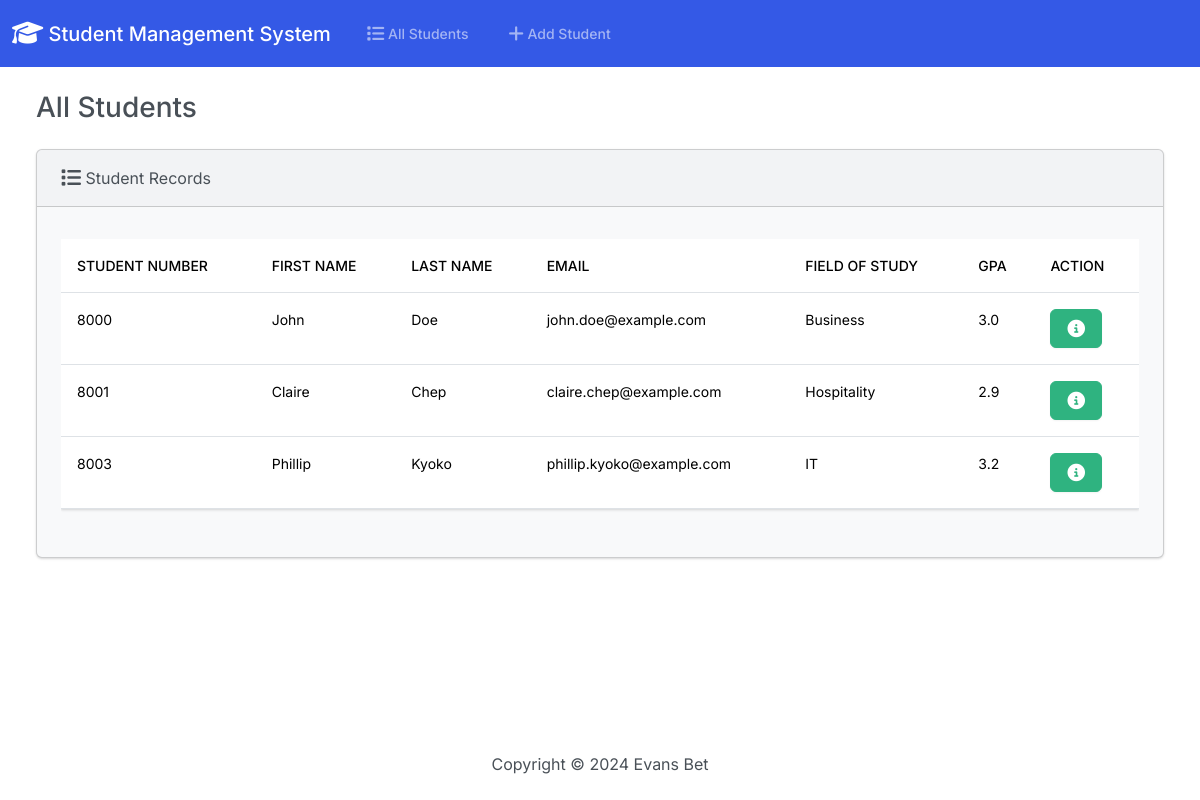
The page / on the database its author committed.
### students/models.py (models this page shows, shortened)
class Student(models.Model):
    student_number = models.PositiveIntegerField()
    first_name = models.CharField(max_length=50)
    last_name = models.CharField(max_length=50)
    email = models.EmailField(max_length=100)
    field_of_study = models.CharField(max_length=50)
    gpa = models.FloatField()

### students/views.py (the view)
# urls.py: path('', views.index, name='index'),
def index(request):
    return render(request, 'students/index.html',{
        'students': Student.objects.all()
    })

### students/templates/students/index.html (shortened to what this page needs)
{% load static %}
<!DOCTYPE html>
<html lang="en">
 <head>
     <link rel="stylesheet" href="https://cdnjs.cloudflare.com/ajax/libs/font-awesome/6.5.2/css/all.min.css" />
     <link href="{% static 'css/bootstrap.min.css' %}" rel="stylesheet">
 </head>
<body class="d-flex flex-column min-vh-100">
<nav class="navbar navbar-expand-lg bg-primary" data-bs-theme="dark">
  <div class="container-fluid">
    <a class="navbar-brand" href="{% url 'index' %}">
        <i class="fa-solid fa-graduation-cap fa-lg"></i> Student Management System</a>
    <div class="collapse navbar-collapse" id="navbarColor01">
      <ul class="navbar-nav me-auto">
        <li class="nav-item">
          <a class="nav-link" href="{% url 'index' %}">
               All Students</a>
        </li>
        <li class="nav-item">
          <a class="nav-link" href="#">
               Add Student</a>
        </li>
      </ul>
    </div>
  </div>
</nav>
<div class="container-fluid">
<h3 class="m-4">All Students</h3>
<div class="row">
    <div class="col-12">
        {% if students %}
            <div class="card bg-light ms-4 me-4 mb-4">
                <div class="card-header">
                    <i class="fa-solid fa-list fa-lg"></i> Student Records
                </div>
                <div class="card-body">
                <p class="card-text">
                    <div class="table-responsive">
                    <table class="table table-hover">
  <thead>
    <tr>
      <th scope="col">Student Number</th>
      <th scope="col">First Name</th>
      <th scope="col">Last Name</th>
      <th scope="col">Email</th>
      <th scope="col">Field of Study</th>
      <th scope="col">GPA</th>
      <th scope="col">Action</th>
    </tr>
  </thead>
  <tbody>
    {% for student in students %}
    <tr>
      <td>{{ student.student_number }}</td>
      <td>{{ student.first_name }}</td>
      <td>{{ student.last_name }}</td>
      <td>{{ student.email }}</td>
      <td>{{ student.field_of_study }}</td>
      <td>{{ student.gpa }}</td>
      <td>
          <button type="button" class="btn btn-success me-1" href="{% url 'view_student' student.id %}" data-bs-toggle="modal" data-bs-target="#myModal{{student.id}}">
          </button>
      </td>
    </tr>
    {% endfor %}
  </tbody>
</table>
                    </div>
                </p>
                </div>
            </div>
        {% else %}
            <h5 class="alert alert-primary ms-4 me-4">No Student Records</h5>
        {% endif %}
    </div>
</div>
</div>
<footer class="mt-auto mb-4">
    <div class="text-center">
        <span>
            Copyright &copy; <script>document.write(new Date().getFullYear())</script> Evans Bet
        </span>
    </div>
</footer>
</body>
</html>

### rows shown on the page
Student: student_number "8000", first_name "John", last_name "Doe", email "john.doe@example.com", field_of_study "Business", gpa "3.0"
Student: student_number "8001", first_name "Claire", last_name "Chep", email "claire.chep@example.com", field_of_study "Hospitality", gpa "2.9"
Student: student_number "8003", first_name "Phillip", last_name "Kyoko", email "phillip.kyoko@example.com", field_of_study "IT", gpa "3.2"
